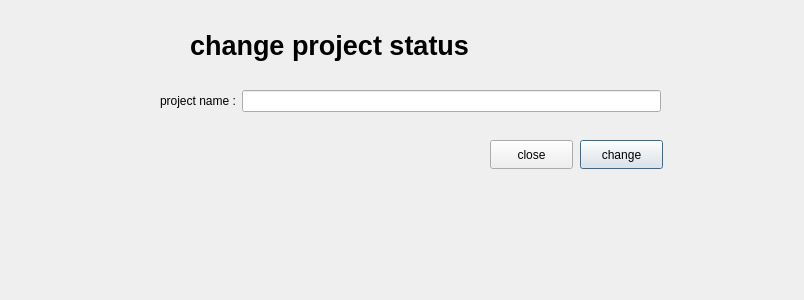
<?xml version="1.0" encoding="UTF-8"?>
<ui version="4.0">
 <class>Changestatus</class>
 <widget class="QDialog" name="Changestatus">
  <property name="geometry">
   <rect>
    <x>0</x>
    <y>0</y>
    <width>804</width>
    <height>300</height>
   </rect>
  </property>
  <property name="windowTitle">
   <string>Dialog</string>
  </property>
  <widget class="QLabel" name="label">
   <property name="geometry">
    <rect>
     <x>190</x>
     <y>20</y>
     <width>341</width>
     <height>51</height>
    </rect>
   </property>
   <property name="font">
    <font>
     <pointsize>20</pointsize>
     <bold>true</bold>
    </font>
   </property>
   <property name="text">
    <string>change project status</string>
   </property>
  </widget>
  <widget class="QWidget" name="formLayoutWidget">
   <property name="geometry">
    <rect>
     <x>160</x>
     <y>90</y>
     <width>501</width>
     <height>41</height>
    </rect>
   </property>
   <layout class="QFormLayout" name="formLayout">
    <item row="0" column="0">
     <widget class="QLabel" name="label_2">
      <property name="text">
       <string>project name :</string>
      </property>
     </widget>
    </item>
    <item row="0" column="1">
     <widget class="QLineEdit" name="projectname"/>
    </item>
   </layout>
  </widget>
  <widget class="QPushButton" name="pushButton">
   <property name="geometry">
    <rect>
     <x>580</x>
     <y>140</y>
     <width>83</width>
     <height>29</height>
    </rect>
   </property>
   <property name="text">
    <string>change</string>
   </property>
  </widget>
  <widget class="QPushButton" name="pushButton_2">
   <property name="geometry">
    <rect>
     <x>490</x>
     <y>140</y>
     <width>83</width>
     <height>29</height>
    </rect>
   </property>
   <property name="text">
    <string>close</string>
   </property>
  </widget>
 </widget>
 <resources/>
 <connections/>
</ui>
